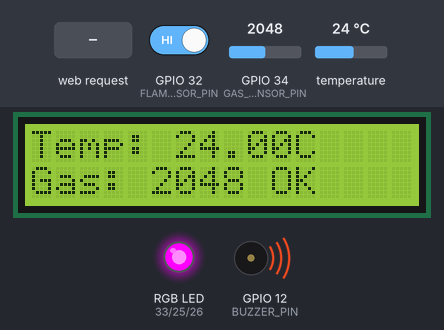
Simulated run of this sketch. Board: ESP32. Shown: 16×2 character LCD, an RGB LED mixed from three pins (HIGH = lit), buzzer (waves = sounding, pin HIGH). Inputs (shaded band) come from the test bench; at power-on: GPIO 32 (FLAME_SENSOR_PIN) HIGH, temperature 24 °C, GPIO 34 (GAS_SENSOR_PIN) = 2048. WiFi joins after 1.5 s; servers stay silent unless stated; what the sketch prints to the serial monitor is not drawn.

Above: at 5.7 s.
5.8 s: GPIO 32 (FLAME_SENSOR_PIN) driven LOW
At 8.1 s:
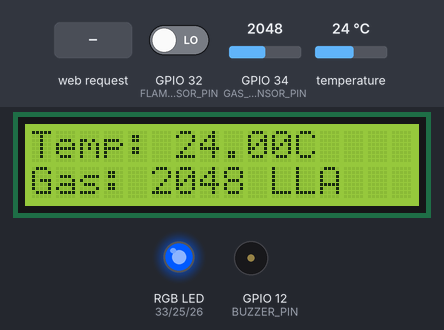
11.6 s: HTTP request GET /offLCD received
At 12.9 s:
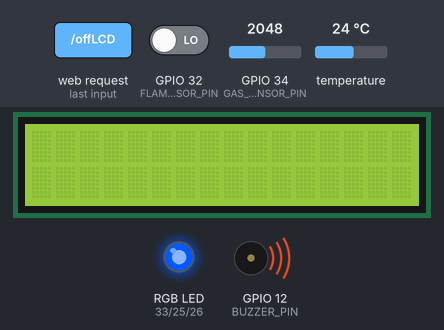
17.3 s: temperature set to 30.4 °C
20.8 s: temperature set to 31.5 °C
At 22.3 s:
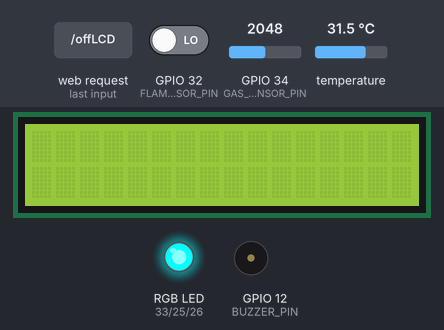
22.6 s: HTTP request GET /offBuzzer received
At 23.7 s:
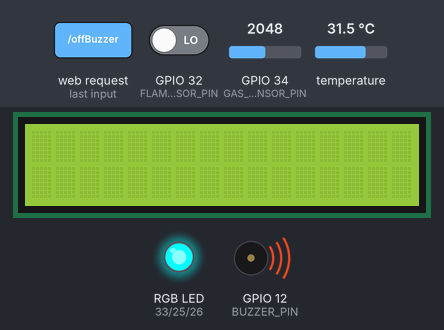
24.4 s: HTTP request GET /onLCD received
At 26.0 s:
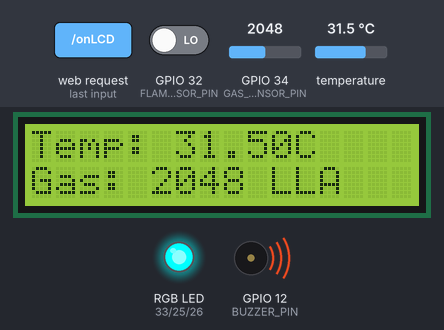
Timing chart, 0 to 27.1 s (numbered marks = the images above; inputs shaded):
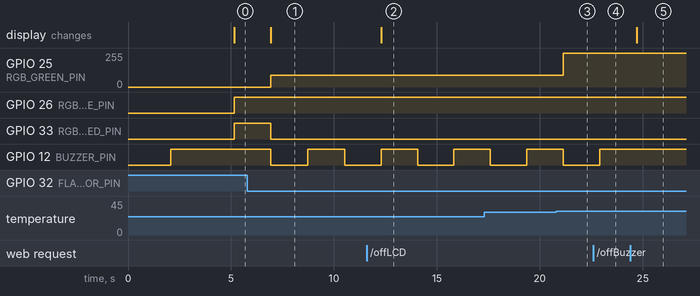

The sketch:

IoT_Challenge1.ino
```cpp
#include <WiFi.h>
#include <Wire.h>
#include <LiquidCrystal_I2C.h>
#include <OneWire.h>
#include <DallasTemperature.h>

// Definición de pines
#define ONE_WIRE_BUS 13      // Sensor de temperatura DS18B20
#define BUZZER_PIN 12        // Buzzer (lógica inversa: LOW activa)
#define FLAME_SENSOR_PIN 32  // Sensor de llama (se asume que LOW indica llama)
#define GAS_SENSOR_PIN 34    // Sensor de gas MQ-2
#define RGB_RED_PIN 33       // LED RGB – componente rojo
#define RGB_GREEN_PIN 25     // LED RGB – componente verde
#define RGB_BLUE_PIN 26      // LED RGB – componente azul

// Configuración de la LCD (dirección 0x27, 16 columnas, 2 filas)
LiquidCrystal_I2C lcd(0x27, 16, 2);

// Configuración de sensores
OneWire oneWire(ONE_WIRE_BUS);
DallasTemperature sensors(&oneWire);

// Datos WiFi y servidor
const char* ssid = "juanpa";
const char* password = "Juan1234";
WiFiServer server(80);

// Variables de sensores y estado
float tempC = 0.0;
int gasValue = 0, flameValue = 0;
bool alertaMedia = false, alertaMediaAlta = false, incendio = false;
String razonAlerta = "Normal";
bool flameDetected = false;  // true si se detecta llama

// Valores iniciales (tomados al inicio)
float tempInicial = 0.0;
int gasInicial = 0;

// Control de dispositivos (se pueden apagar/encender vía web)
bool lcdOn = true, buzzerGlobalOn = true, rgbOn = true;

// Registro de los últimos 10 datos
#define MAX_REGISTROS 10
String registros[MAX_REGISTROS];
int registroIndex = 0;

// Variables para patrón del buzzer
unsigned long lastBuzzerToggle = 0;
bool buzzerOnState = false;

void actualizarEstado() {
  sensors.requestTemperatures();
  tempC = sensors.getTempCByIndex(0);
  gasValue = analogRead(GAS_SENSOR_PIN);
  flameValue = digitalRead(FLAME_SENSOR_PIN);
  flameDetected = (flameValue == LOW);  // LOW indica que hay llama

  // Reiniciar condiciones
  razonAlerta = "Normal";
  alertaMedia = alertaMediaAlta = incendio = false;

  // Evaluar condiciones de alerta (basado en incremento respecto a los valores iniciales)
  if (tempC >= tempInicial + 5 || gasValue >= gasInicial + 100 || flameDetected) {
    alertaMediaAlta = true;
    razonAlerta = "Alerta alta: ";
    if (tempC >= tempInicial + 5) { razonAlerta += "Temp alta "; }
    if (gasValue >= gasInicial + 100) { razonAlerta += "Gas alto "; }
    if (flameDetected) { razonAlerta += "Llama detectada"; }
    // Si se superan umbrales mayores, se considera incendio
    if (tempC >= tempInicial + 7 || gasValue >= gasInicial + 150) {
      incendio = true;
      razonAlerta = "INCENDIO DETECTADO";
    }
  } else if (tempC >= tempInicial + 3 || gasValue >= gasInicial + 50) {
    alertaMedia = true;
    razonAlerta = "Alerta media: ";
    if (tempC >= tempInicial + 3) { razonAlerta += "Temp moderada "; }
    if (gasValue >= gasInicial + 50) { razonAlerta += "Gas moderado"; }
  }
}

void actualizarLCD() {
  if (lcdOn) {
    lcd.clear();
    lcd.setCursor(0, 0);
    lcd.print("Temp: ");
    lcd.print(tempC);
    lcd.print("C");
    lcd.setCursor(0, 1);
    lcd.print("Gas: ");
    lcd.print(gasValue);
    lcd.setCursor(10, 1);
    lcd.print(flameDetected ? "LLA" : "OK");  // LLA indica llama detectada
  } else {
    lcd.clear();
  }
}

void actualizarRGB() {
  // Se invierten los colores: nuevo = 255 - original
  if (rgbOn) {
    if (incendio) {
      // Normal: (255,0,0) -> invertido: (0,255,255)
      analogWrite(RGB_RED_PIN, 255 - 255);  // 0
      analogWrite(RGB_GREEN_PIN, 255 - 0);  // 255
      analogWrite(RGB_BLUE_PIN, 255 - 0);   // 255
    } else if (alertaMediaAlta) {
      // Normal: (255,165,0) -> invertido: (0,90,255)
      analogWrite(RGB_RED_PIN, 255 - 255);    // 0
      analogWrite(RGB_GREEN_PIN, 255 - 165);  // 90
      analogWrite(RGB_BLUE_PIN, 255 - 0);     // 255
    } else if (alertaMedia) {
      // Normal: (255,255,0) -> invertido: (0,0,255)
      analogWrite(RGB_RED_PIN, 255 - 255);    // 0
      analogWrite(RGB_GREEN_PIN, 255 - 255);  // 0
      analogWrite(RGB_BLUE_PIN, 255 - 0);     // 255
    } else {
      // Normal: (0,255,0) -> invertido: (255,0,255)
      analogWrite(RGB_RED_PIN, 255 - 0);      // 255
      analogWrite(RGB_GREEN_PIN, 255 - 255);  // 0
      analogWrite(RGB_BLUE_PIN, 255 - 0);     // 255
    }
  } else {
    // Si se apaga el RGB, establecemos el color blanco (255, 255, 255)
    analogWrite(RGB_RED_PIN, 0);    // Blanco: Rojo al máximo
    analogWrite(RGB_GREEN_PIN, 0);  // Blanco: Verde al máximo
    analogWrite(RGB_BLUE_PIN, 0);   // Blanco: Azul al máximo
  }
}

void actualizarBuzzer() {
  // Patrones de sonido: si hay incendio, buzzer continuo; alerta alta: pitido cada 2s; alerta media: cada 4s.
  unsigned long currentMillis = millis();

  if (!buzzerGlobalOn || !(incendio || alertaMediaAlta || alertaMedia)) {
    digitalWrite(BUZZER_PIN, HIGH);  // Apagado (lógica inversa)
    return;
  }

  if (incendio) {
    // Beep continuo
    digitalWrite(BUZZER_PIN, LOW);
  } else {
    unsigned long period = (alertaMediaAlta) ? 2000UL : 4000UL;  // 2s o 4s
    unsigned long beepDuration = 500UL;                          // 500 ms de pitido
    // Si se pasó el periodo, reiniciamos el contador
    if (currentMillis - lastBuzzerToggle >= period) {
      lastBuzzerToggle = currentMillis;
      buzzerOnState = true;
    }
    // Durante beepDuration, buzzer activo, luego apagado
    if (buzzerOnState && (currentMillis - lastBuzzerToggle < beepDuration)) {
      digitalWrite(BUZZER_PIN, LOW);
    } else {
      digitalWrite(BUZZER_PIN, HIGH);
    }
  }
}

void almacenarRegistro() {
  String reg = "Temp: " + String(tempC) + "C, Gas: " + String(gasValue) + ", Llama: " + (flameDetected ? "SI" : "NO") + ", Estado: " + razonAlerta;
  registros[registroIndex] = reg;
  registroIndex = (registroIndex + 1) % MAX_REGISTROS;
}

void sensorTask(void* pvParameters) {
  // Guardar valores iniciales
  sensors.requestTemperatures();
  tempInicial = sensors.getTempCByIndex(0);
  gasInicial = analogRead(GAS_SENSOR_PIN);

  while (1) {
    actualizarEstado();
    actualizarLCD();
    actualizarRGB();
    actualizarBuzzer();
    almacenarRegistro();

    // Imprimir en consola
    Serial.print("Temp: ");
    Serial.print(tempC);
    Serial.print("C, Gas: ");
    Serial.print(gasValue);
    Serial.print(", Llama: ");
    Serial.print(flameDetected ? "SI" : "NO");
    Serial.print(", Estado: ");
    Serial.println(razonAlerta);

    vTaskDelay(pdMS_TO_TICKS(1000));
  }
}

void setup() {
  Serial.begin(115200);
  Wire.begin(21, 22);
  lcd.init();
  lcd.backlight();
  lcd.setCursor(0, 0);
  lcd.print("Sistema Iniciado");
  delay(2000);

  pinMode(BUZZER_PIN, OUTPUT);
  pinMode(RGB_RED_PIN, OUTPUT);
  pinMode(RGB_GREEN_PIN, OUTPUT);
  pinMode(RGB_BLUE_PIN, OUTPUT);
  pinMode(FLAME_SENSOR_PIN, INPUT);

  // Apagar buzzer por defecto (HIGH inactiva)
  digitalWrite(BUZZER_PIN, HIGH);

  WiFi.begin(ssid, password);
  while (WiFi.status() != WL_CONNECTED) {
    delay(500);
  }
  server.begin();
  sensors.begin();

  xTaskCreate(sensorTask, "SensorTask", 4096, NULL, 1, NULL);
}

void loop() {
  WiFiClient client = server.available();
  if (client) {
    String request = client.readStringUntil('\r');
    client.flush();

    // Comandos para controlar dispositivos
    if (request.indexOf("/offLCD") != -1) lcdOn = false;
    if (request.indexOf("/onLCD") != -1) lcdOn = true;
    if (request.indexOf("/offBuzzer") != -1) buzzerGlobalOn = false;
    if (request.indexOf("/onBuzzer") != -1) buzzerGlobalOn = true;
    if (request.indexOf("/offRGB") != -1) rgbOn = false;
    if (request.indexOf("/onRGB") != -1) rgbOn = true;

    // Respuesta HTTP con valores actuales y tabla de registros
    client.print(F("HTTP/1.1 200 OK\r\nContent-Type: text/html\r\n\r\n"));
    client.print(F("<!DOCTYPE html><html lang='es'><head>"
                   "<meta charset='UTF-8'><meta name='viewport' content='width=device-width, initial-scale=1.0'>"
                   "<title>ESP32 Sensor Data</title>"
                   "<style>"
                   "*{margin:0;padding:0;box-sizing:border-box;}"
                   "body{font-family:'Segoe UI',Arial,sans-serif;height:100vh;width:100%;"
                   "background:linear-gradient(to bottom,#f8ffe8 0%,#e3f5ab 33%,#b7df2d 100%);color:white;text-align:center;}"
                   ".info-container{margin-top:20px;background:rgba(0,0,0,0.093);color:white;display:flex;"
                   "width:fit-content;flex-direction:column;justify-self:center;padding:10px;border-radius:10px;"
                   "text-shadow:1px 1px 1px rgba(0,0,0,0.192);}"
                   ".info-container h3{font-size:1.5em;margin:1px;}"
                   ".btn-container{display:flex;justify-content:center;margin-top:8px;}"
                   "h1{color:black;font-weight:800;}"
                   "h2{margin-top:20px;color:white;font-weight:800;text-shadow:1px 1px 1px rgba(0,0,0,0.274);}"
                   "p{font-size:1.2em;}"
                   ".elementOn{background:linear-gradient(to bottom,#b7deed 0%,#71ceef 50%,#21b4e2 51%,#b7deed 100%);border-radius:8px 0 0 8px;}"
                   ".elementOff{background:linear-gradient(to bottom,#f3c5bd 0%,#e86c57 50%,#ea2803 51%,#ff6600 75%,#c72200 100%);border-radius:0 8px 8px 0;}"
                   ".btn{flex:1;max-width:180px;border:none;padding:10px 20px;color:white;font-size:1em;cursor:pointer;transition:all 200ms;"
                   "text-shadow:1px 1px 1px rgba(0,0,0,0.692);}"
                   ".btn:hover{filter:brightness(1.1);} .btn:active{filter:brightness(0.9);}"
                   "table{margin:20px auto;border-collapse:collapse;width:80%;max-width:600px;background:rgba(255,255,255,0.1);border-radius:10px;overflow:hidden;}"
                   "th,td{padding:10px;border-bottom:1px solid rgba(255,255,255,0.275);text-shadow:1px 1px 1px rgba(0,0,0,0.338);}"
                   "th{background:linear-gradient(to bottom,#a9db80 0%,#96c56f 100%);color:white;text-shadow:1px 1px 1px rgba(0,0,0,0.692);}"
                   "</style></head><body>"));

    client.print(F("<h1>ESP32 Sensor Data</h1>"
                   "<article class='info-container'>"
                   "<h3>Datos Actuales</h3>"));
    client.print(F("<p><b>Temperatura:</b> "));
    client.print(tempC);
    client.print(F(" C°</p>"));
    client.print(F("<p><b>Gas:</b> "));
    client.print(gasValue);
    client.print(F("</p>"));
    client.print(F("<p><b>Llama:</b> "));
    client.print(flameDetected ? "SI" : "NO");
    client.print(F("</p>"));
    client.print(F("<p><b>Estado: "));
    client.print(razonAlerta);
    client.print(F("</b></p></article>"));


    client.print(F("<div class='btn-container'>"
                   "<a href='/onLCD'><button class='elementOn btn'>Encender LCD</button></a>"
                   "<a href='/offLCD'><button class='btn elementOff'>Apagar LCD</button></a></div>"));

    client.print(F("<div class='btn-container'>"
                   "<a href='/onBuzzer'><button class='elementOn btn'>Encender Buzzer</button></a>"
                   "<a href='/offBuzzer'><button class='btn elementOff'>Apagar Buzzer</button></a></div>"));

    client.print(F("<div class='btn-container'>"
                   "<a href='/onRGB'><button class='elementOn btn'>Encender RGB</button></a>"
                   "<a href='/offRGB'><button class='btn elementOff'>Apagar RGB</button></a></div>"));

    client.print(F("<h2>Últimos Registros</h2><table><tr><th>Registro</th></tr>"));
    for (int i = 0; i < MAX_REGISTROS; i++) {
      int idx = (registroIndex - 1 - i + MAX_REGISTROS) % MAX_REGISTROS;
      if (registros[idx] != "") {
        client.print(F("<tr><td>"));
        client.print(registros[idx]);
        client.print(F("</td></tr>"));
      }
    }
    client.print(F("</table></body></html>"));
    client.print("<meta http-equiv='refresh' content='1'>");
    client.stop();
  }
  delay(1000);
}
```

Measured:
- the behaviour switches between 30.9 and 31 °C on temperature (found by bisection; images 2 and 3)
- after the input at 5.8 s, GPIO 25 (RGB_GREEN_PIN): 0/255 → 90/255 after 1.1 s; GPIO 33 (RGB_RED_PIN): HIGH → LOW after 1.1 s; GPIO 12 (BUZZER_PIN): HIGH → LOW after 1.1 s, → HIGH 1.8 s later, → LOW 1.8 s later; the display: changes after 1.1 s (image 1)
- after the input at 11.6 s, the display: changes after 0.70 s (image 2)
- after the input at 20.8 s, GPIO 25 (RGB_GREEN_PIN): 90/255 → 255/255 after 0.34 s
- after the input at 22.6 s, GPIO 12 (BUZZER_PIN): LOW → HIGH after 0.31 s
- after the input at 24.4 s, the display: changes after 0.30 s (image 5)
